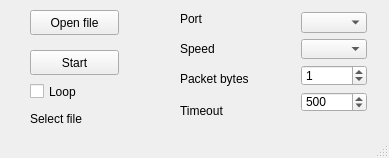
<?xml version="1.0" encoding="UTF-8"?>
<ui version="4.0">
 <class>MainWindow</class>
 <widget class="QMainWindow" name="MainWindow">
  <property name="geometry">
   <rect>
    <x>0</x>
    <y>0</y>
    <width>389</width>
    <height>158</height>
   </rect>
  </property>
  <property name="windowTitle">
   <string>Com player</string>
  </property>
  <widget class="QWidget" name="centralWidget">
   <widget class="QLabel" name="label">
    <property name="geometry">
     <rect>
      <x>180</x>
      <y>10</y>
      <width>51</width>
      <height>17</height>
     </rect>
    </property>
    <property name="text">
     <string>Port</string>
    </property>
   </widget>
   <widget class="QLabel" name="label_2">
    <property name="geometry">
     <rect>
      <x>180</x>
      <y>40</y>
      <width>71</width>
      <height>17</height>
     </rect>
    </property>
    <property name="text">
     <string>Speed</string>
    </property>
   </widget>
   <widget class="QLabel" name="label_3">
    <property name="geometry">
     <rect>
      <x>180</x>
      <y>70</y>
      <width>101</width>
      <height>17</height>
     </rect>
    </property>
    <property name="text">
     <string>Packet bytes</string>
    </property>
   </widget>
   <widget class="QLabel" name="label_4">
    <property name="geometry">
     <rect>
      <x>180</x>
      <y>100</y>
      <width>67</width>
      <height>21</height>
     </rect>
    </property>
    <property name="text">
     <string>Timeout</string>
    </property>
   </widget>
   <widget class="QPushButton" name="pushButton">
    <property name="geometry">
     <rect>
      <x>30</x>
      <y>50</y>
      <width>89</width>
      <height>25</height>
     </rect>
    </property>
    <property name="text">
     <string>Start</string>
    </property>
   </widget>
   <widget class="QPushButton" name="pushButton_2">
    <property name="geometry">
     <rect>
      <x>30</x>
      <y>10</y>
      <width>89</width>
      <height>25</height>
     </rect>
    </property>
    <property name="text">
     <string>Open file</string>
    </property>
   </widget>
   <widget class="QLabel" name="label_5">
    <property name="geometry">
     <rect>
      <x>30</x>
      <y>110</y>
      <width>131</width>
      <height>17</height>
     </rect>
    </property>
    <property name="text">
     <string>Select file</string>
    </property>
   </widget>
   <widget class="QWidget" name="layoutWidget">
    <property name="geometry">
     <rect>
      <x>290</x>
      <y>1</y>
      <width>88</width>
      <height>122</height>
     </rect>
    </property>
    <layout class="QVBoxLayout" name="verticalLayout">
     <item>
      <widget class="QComboBox" name="comboBox"/>
     </item>
     <item>
      <widget class="QComboBox" name="comboBox_2">
       <property name="2400" stdset="0">
        <string/>
       </property>
      </widget>
     </item>
     <item>
      <widget class="QSpinBox" name="spinBox">
       <property name="maximum">
        <number>512</number>
       </property>
       <property name="value">
        <number>1</number>
       </property>
      </widget>
     </item>
     <item>
      <widget class="QSpinBox" name="spinBox_2">
       <property name="minimum">
        <number>1</number>
       </property>
       <property name="maximum">
        <number>32000</number>
       </property>
       <property name="value">
        <number>500</number>
       </property>
      </widget>
     </item>
    </layout>
   </widget>
   <widget class="QCheckBox" name="checkBox">
    <property name="geometry">
     <rect>
      <x>30</x>
      <y>80</y>
      <width>92</width>
      <height>23</height>
     </rect>
    </property>
    <property name="text">
     <string>Loop</string>
    </property>
   </widget>
  </widget>
  <widget class="QStatusBar" name="statusBar"/>
 </widget>
 <layoutdefault spacing="6" margin="11"/>
 <resources/>
 <connections/>
</ui>
